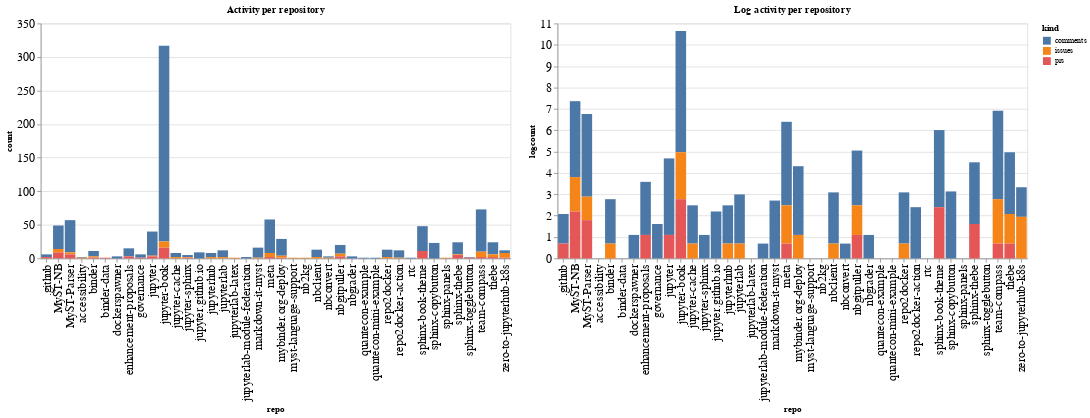

Notebook source saved alongside this figure:
### Code cell
ch1 = alt.Chart(repo_summaries, width=600, title="Activity per repository").mark_bar().encode(
    x='repo',
    y='count',
    color='kind',
    tooltip="kind"
)

ch2 = alt.Chart(repo_summaries, width=600, title="Log activity per repository").mark_bar().encode(
    x='repo',
    y='logcount',
    color='kind',
    tooltip="kind"
)

ch1 | ch2

### Figure 1 — Vega-Lite specification as saved in the notebook (floating-point values rounded to 4 significant figures)
{"config": {"axisLeft": {"labelFontSize": 15}, "axisBottom": {"labelFontSize": 15}}, "hconcat": [{"mark": "bar", "encoding": {"color": {"type": "nominal", "field": "kind"}, "tooltip": {"type": "nominal", "field": "kind"}, "x": {"type": "nominal", "field": "repo"}, "y": {"type": "quantitative", "field": "count"}}, "title": "Activity per repository", "width": 600}, {"mark": "bar", "encoding": {"color": {"type": "nominal", "field": "kind"}, "tooltip": {"type": "nominal", "field": "kind"}, "x": {"type": "nominal", "field": "repo"}, "y": {"type": "quantitative", "field": "logcount"}}, "title": "Log activity per repository", "width": 600}], "data": {"name": "data-a2e06cd7c062e3b7fd9adfa9148dd9fd"}, "$schema": "https://vega.github.io/schema/vega-lite/v4.8.1.json", "datasets": {"data-a2e06cd7c062e3b7fd9adfa9148dd9fd": [{"repo": ".github", "kind": "comments", "count": 4, "logcount": 1.386}, {"repo": ".github", "kind": "prs", "count": 2, "logcount": 0.6931}, {"repo": "MyST-NB", "kind": "comments", "count": 35, "logcount": 3.555}, {"repo": "MyST-NB", "kind": "issues", "count": 5, "logcount": 1.609}, {"repo": "MyST-NB", "kind": "prs", "count": 9, "logcount": 2.197}, {"repo": "MyST-Parser", "kind": "comments", "count": 48, "logcount": 3.871}, {"repo": "MyST-Parser", "kind": "issues", "count": 3, "logcount": 1.099}, {"repo": "MyST-Parser", "kind": "prs", "count": 6, "logcount": 1.792}, {"repo": "accessibility", "kind": "comments", "count": 1, "logcount": 0.0}, {"repo": "accessibility", "kind": "issues", "count": 1, "logcount": 0.0}, {"repo": "binder", "kind": "comments", "count": 8, "logcount": 2.079}, {"repo": "binder", "kind": "issues", "count": 2, "logcount": 0.6931}, {"repo": "binder", "kind": "prs", "count": 1, "logcount": 0.0}, {"repo": "binder-data", "kind": "prs", "count": 1, "logcount": 0.0}, {"repo": "dockerspawner", "kind": "comments", "count": 3, "logcount": 1.099}, {"repo": "enhancement-proposals", "kind": "comments", "count": 12, "logcount": 2.485}, {"repo": "enhancement-proposals", "kind": "prs", "count": 3, "logcount": 1.099}, {"repo": "governance", "kind": "comments", "count": 5, "logcount": 1.609}, {"repo": "governance", "kind": "prs", "count": 1, "logcount": 0.0}, {"repo": "jupyter", "kind": "comments", "count": 36, "logcount": 3.584}, {"repo": "jupyter", "kind": "issues", "count": 1, "logcount": 0.0}, {"repo": "jupyter", "kind": "prs", "count": 3, "logcount": 1.099}, {"repo": "jupyter-book", "kind": "comments", "count": 292, "logcount": 5.677}, {"repo": "jupyter-book", "kind": "issues", "count": 9, "logcount": 2.197}, {"repo": "jupyter-book", "kind": "prs", "count": 16, "logcount": 2.773}, {"repo": "jupyter-cache", "kind": "comments", "count": 6, "logcount": 1.792}, {"repo": "jupyter-cache", "kind": "issues", "count": 2, "logcount": 0.6931}, {"repo": "jupyter-sphinx", "kind": "comments", "count": 3, "logcount": 1.099}, {"repo": "jupyter-sphinx", "kind": "issues", "count": 1, "logcount": 0.0}, {"repo": "jupyter-sphinx", "kind": "prs", "count": 1, "logcount": 0.0}, {"repo": "jupyter.github.io", "kind": "comments", "count": 9, "logcount": 2.197}, {"repo": "jupyterhub", "kind": "comments", "count": 6, "logcount": 1.792}, {"repo": "jupyterhub", "kind": "issues", "count": 2, "logcount": 0.6931}, {"repo": "jupyterlab", "kind": "comments", "count": 10, "logcount": 2.303}, {"repo": "jupyterlab", "kind": "issues", "count": 2, "logcount": 0.6931}, {"repo": "jupyterlab-latex", "kind": "issues", "count": 1, "logcount": 0.0}, {"repo": "jupyterlab-module-federation", "kind": "comments", "count": 2, "logcount": 0.6931}, {"repo": "markdown-it-myst", "kind": "comments", "count": 15, "logcount": 2.708}, {"repo": "markdown-it-myst", "kind": "issues", "count": 1, "logcount": 0.0}, {"repo": "meta", "kind": "comments", "count": 50, "logcount": 3.912}, {"repo": "meta", "kind": "issues", "count": 6, "logcount": 1.792}, {"repo": "meta", "kind": "prs", "count": 2, "logcount": 0.6931}, {"repo": "mybinder.org-deploy", "kind": "comments", "count": 25, "logcount": 3.219}, {"repo": "mybinder.org-deploy", "kind": "issues", "count": 3, "logcount": 1.099}, {"repo": "mybinder.org-deploy", "kind": "prs", "count": 1, "logcount": 0.0}, {"repo": "myst-language-support", "kind": "issues", "count": 1, "logcount": 0.0}, {"repo": "nb2kg", "kind": "issues", "count": 1, "logcount": 0.0}, {"repo": "nbclient", "kind": "comments", "count": 11, "logcount": 2.398}, {"repo": "nbclient", "kind": "issues", "count": 2, "logcount": 0.6931}, {"repo": "nbconvert", "kind": "comments", "count": 2, "logcount": 0.6931}, {"repo": "nbconvert", "kind": "issues", "count": 1, "logcount": 0.0}, {"repo": "nbgitpuller", "kind": "comments", "count": 13, "logcount": 2.565}, {"repo": "nbgitpuller", "kind": "issues", "count": 4, "logcount": 1.386}, {"repo": "nbgitpuller", "kind": "prs", "count": 3, "logcount": 1.099}, {"repo": "nbgrader", "kind": "comments", "count": 3, "logcount": 1.099}, {"repo": "quantecon-example", "kind": "comments", "count": 1, "logcount": 0.0}, {"repo": "quantecon-mini-example", "kind": "comments", "count": 1, "logcount": 0.0}, {"repo": "repo2docker", "kind": "comments", "count": 11, "logcount": 2.398}, {"repo": "repo2docker", "kind": "issues", "count": 2, "logcount": 0.6931}, {"repo": "repo2docker-action", "kind": "comments", "count": 11, "logcount": 2.398}, {"repo": "repo2docker-action", "kind": "issues", "count": 1, "logcount": 0.0}, {"repo": "rtc", "kind": "comments", "count": 1, "logcount": 0.0}, {"repo": "sphinx-book-theme", "kind": "comments", "count": 37, "logcount": 3.611}, {"repo": "sphinx-book-theme", "kind": "prs", "count": 11, "logcount": 2.398}, {"repo": "sphinx-copybutton", "kind": "comments", "count": 23, "logcount": 3.135}, {"repo": "sphinx-panels", "kind": "issues", "count": 1, "logcount": 0.0}, {"repo": "sphinx-thebe", "kind": "comments", "count": 18, "logcount": 2.89}, {"repo": "sphinx-thebe", "kind": "issues", "count": 1, "logcount": 0.0}, {"repo": "sphinx-thebe", "kind": "prs", "count": 5, "logcount": 1.609}, {"repo": "sphinx-togglebutton", "kind": "comments", "count": 1, "logcount": 0.0}, {"repo": "sphinx-togglebutton", "kind": "prs", "count": 1, "logcount": 0.0}, {"repo": "team-compass", "kind": "comments", "count": 63, "logcount": 4.143}, {"repo": "team-compass", "kind": "issues", "count": 8, "logcount": 2.079}, {"repo": "team-compass", "kind": "prs", "count": 2, "logcount": 0.6931}, {"repo": "thebe", "kind": "comments", "count": 18, "logcount": 2.89}, {"repo": "thebe", "kind": "issues", "count": 4, "logcount": 1.386}, {"repo": "thebe", "kind": "prs", "count": 2, "logcount": 0.6931}, {"repo": "zero-to-jupyterhub-k8s", "kind": "comments", "count": 4, "logcount": 1.386}, {"repo": "zero-to-jupyterhub-k8s", "kind": "issues", "count": 7, "logcount": 1.946}, {"repo": "zero-to-jupyterhub-k8s", "kind": "prs", "count": 1, "logcount": 0.0}]}}
